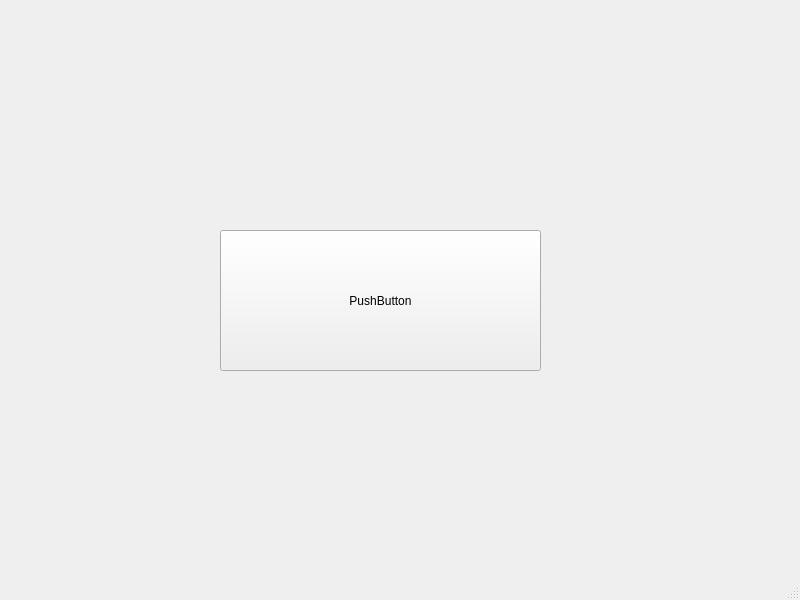
<?xml version="1.0" encoding="UTF-8"?>
<ui version="4.0">
 <class>MainWindow</class>
 <widget class="QMainWindow" name="MainWindow">
  <property name="geometry">
   <rect>
    <x>0</x>
    <y>0</y>
    <width>800</width>
    <height>600</height>
   </rect>
  </property>
  <property name="windowTitle">
   <string>MainWindow</string>
  </property>
  <widget class="QWidget" name="centralwidget">
   <widget class="QPushButton" name="pushButton">
    <property name="geometry">
     <rect>
      <x>220</x>
      <y>230</y>
      <width>321</width>
      <height>141</height>
     </rect>
    </property>
    <property name="text">
     <string>PushButton</string>
    </property>
   </widget>
  </widget>
  <widget class="QMenuBar" name="menubar">
   <property name="geometry">
    <rect>
     <x>0</x>
     <y>0</y>
     <width>800</width>
     <height>26</height>
    </rect>
   </property>
  </widget>
  <widget class="QStatusBar" name="statusbar"/>
 </widget>
 <resources/>
 <connections/>
</ui>
